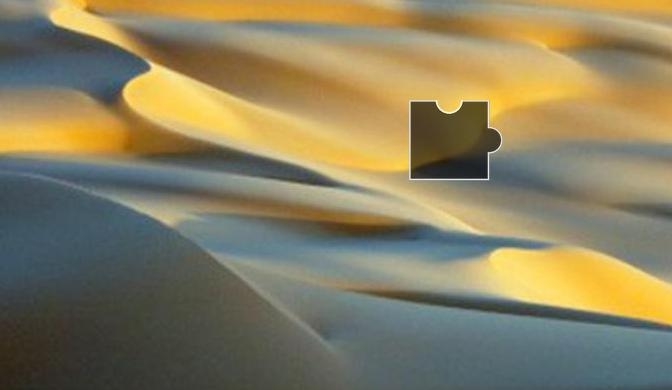
#> input picture images/big.png, 672 x 390 px, found by its file name
$ python 111111.py   (older library calls are emulated)
#> lines starting #> are read from the running program, lines starting #| are printed output that depends on the picture; after the words box and inside, x2 and y2 are one past the last pixel; in counts of white or black regions, pixels touching at a corner belong together
# -*- coding: utf-8 -*-
"""
Created on Sat Sep  3 06:22:30 2022

@author: Master Zhang
"""
import cv2

image = cv2.imread("C:/Users/Master Zhang/Desktop/images/big.png")  # 以灰度方式加载图片
#> image is the input picture: shape (390, 672, 3); mean B, G, R 96, 127.3, 136.5
template = cv2.imread("C:/Users/Master Zhang/Desktop/images/small3.png")  # 以灰度方式加载图片
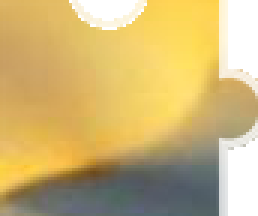
#> input picture images/small3.png, 86 x 72 px, found by its file name (shown 3 times larger)
#> template is the input picture: shape (72, 86, 3); mean B, G, R 118.3, 180.7, 205.5

cv2.imshow("image",image)
cv2.imshow("template",template)
cv2.waitKey(0)


imageGray = cv2.cvtColor(image, cv2.COLOR_BGR2GRAY)
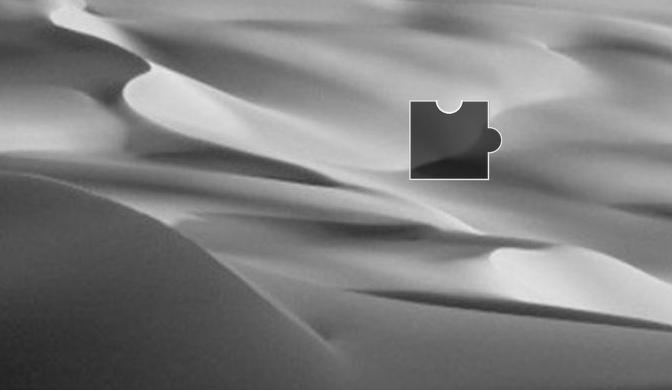
#> imageGray: shape (390, 672); min 29, max 250, mean 126.5

ret,image_binary = cv2.threshold(imageGray,120,120, cv2.THRESH_BINARY)     #阈值处理为二值图像
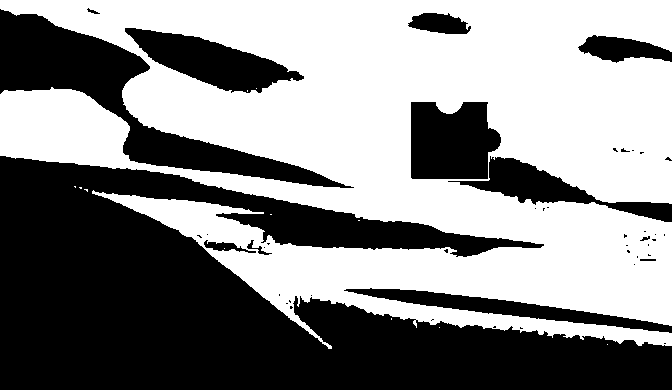
#> image_binary: shape (390, 672); values 0 (black) and 120 (white), 53.5% white; 46 black regions (33 under 20 px)
out_binary, contours, hierarchy = cv2.findContours(image_binary, cv2.RETR_EXTERNAL, cv2.CHAIN_APPROX_SIMPLE)
#> contours = 9 contours, 8 with area under 20; largest, box (x1, y1, x2, y2) and area: (0, 0, 672, 349) 150364
for cnt in range(len(contours)):
    # 提取与绘制轮廓
    cv2.drawContours(image_binary, contours, cnt, (0, 255, 0), 2)
#> this loop made 9 passes
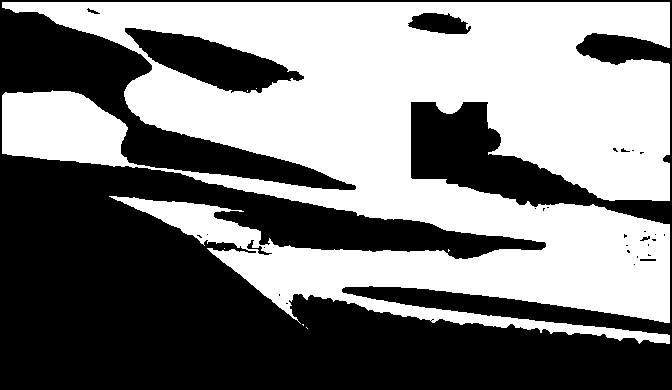
#> image_binary: shape (390, 672); values 0 (black) and 120 (white), 49.2% white; 7 white regions (6 under 20 px), largest, box (x1, y1, x2, y2) and area: (2, 2, 670, 344) 128918


cv2.imshow("image_binary",image_binary)
cv2.waitKey(0)


templateGray = cv2.cvtColor(template, cv2.COLOR_BGR2GRAY)
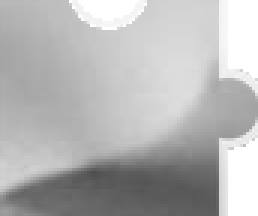
#> templateGray: shape (72, 86) (shown 3 times larger); min 79, max 255, mean 181.1

cv2.imshow("imageGray",imageGray)
cv2.imshow("templateGray",templateGray)
cv2.waitKey(0)


# 执行模板匹配
result = cv2.matchTemplate(imageGray, templateGray, cv2.TM_CCORR_NORMED)  # 匹配模式        小图在大图中的位置
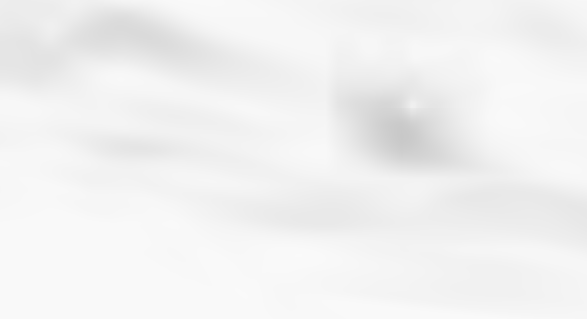
#> result: shape (319, 587) float32; min 0.787, max 0.981, mean 0.949


(minVal, maxVal, minLoc, maxLoc) = cv2.minMaxLoc(result)
#> minVal = 0.787; maxVal = 0.981; minLoc = (401, 135); maxLoc = (239, 292)

#确定起点和终点的（x，y）坐标边界框
(startX, startY) = maxLoc
#> startX = 239; startY = 292
endX = startX + template.shape[1]
#> endX = 325
endY = startY + template.shape[0]
#> endY = 364
#在图像上绘制边框
cv2.rectangle(image, (startX, startY), (endX, endY), (0,255,0), 3)
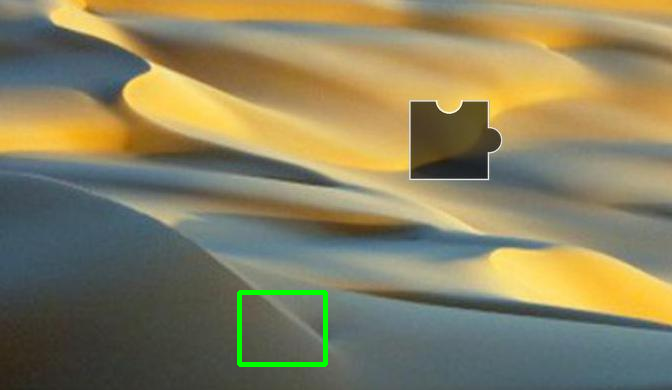
#> image: shape (390, 672, 3); 0.6% of pixels changed, all inside (x1, y1, x2, y2) = (237, 290, 328, 367)
#显示输出图像
cv2.imshow("Output", image)
cv2.waitKey(0)


#> (the run stopped early here; a loop or call above may not have finished)
